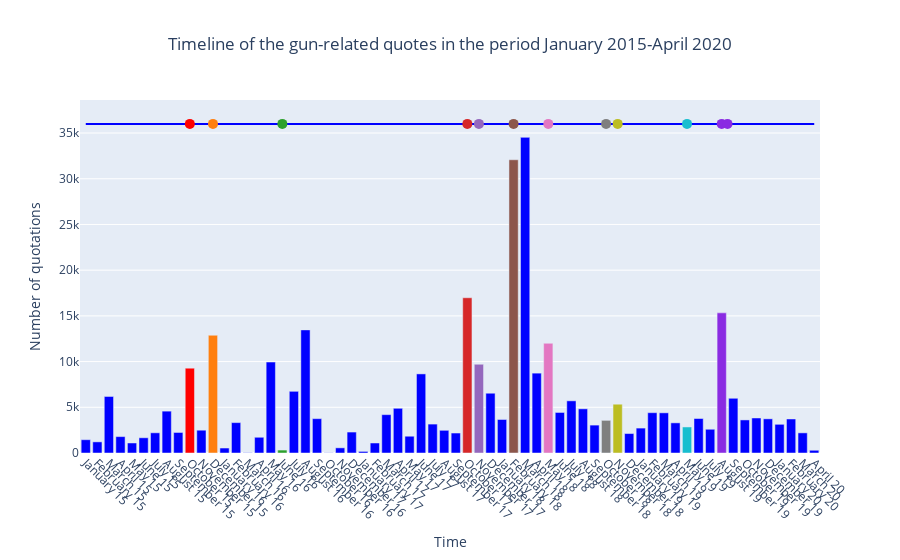

Here is the notebook cell this chart was saved with:
### Code cell
# Interractive figure for the website

fig = go.Figure()

colors = ['blue',] * 64  # 'rgb(31, 119, 180)'
colors[9] = 'red'
colors[11] = 'rgb(255, 127, 14)'
colors[17] = 'rgb(44, 160, 44)'
colors[33] = 'rgb(214, 39, 40)'
colors[34] = 'rgb(148, 103, 189)'
colors[37] = 'rgb(140, 86, 75)'
colors[40] = 'rgb(227, 119, 194)'
colors[45] = 'rgb(127, 127, 127)'
colors[46] = 'rgb(188, 189, 34)'
colors[52] = 'rgb(23, 190, 207)'
colors[55] = '#8a2be2'  #'#800080'     #'crimson'
colors2 = [colors[9], colors[11], colors[17], colors[33], colors[34], colors[37], colors[40], colors[45], colors[46], colors[52], colors[55], colors[55]]
labels = ['January 15', 'February 15', 'March 15', 'April 15', 'May 15', 'June 15', 'July 15', 'August 15', 'September 15', 'October 15', 'November 15', 'December 15', 'January 16', 'February 16', 'March 16', 'April 16', 'May 16', 'June 16', 'July 16', 'August 16', 'September 16', 'October 16', 'November 16', 'December 16', 'January 17', 'February 17', 'March 17', 'April 17', 'May 17', 'June 17', 'July 17', 'August 17', 'September 17', 'October 17', 'November 17', 'December 17', 'January 18', 'February 18', 'March 18', 'April 18', 'May 18', 'June 18', 'July 18', 'August 18', 'September 18', 'October 18', 'November 18', 'December 18', 'January 19', 'February 19', 'March 19', 'April 19', 'May 19', 'June 19', 'July 19', 'August 19', 'September 19', 'October 19', 'November 19', 'December 19', 'January 20', 'February 20', 'March 20', 'April 20']
# labels = ['January 15', '', 'March 15', '', 'May 15', '', 'July 15', '', 'September 15', '', 'November 15', '', 'January 16', '', 'March 16', '', 'May 16', '', 'July 16', '', 'September 16', '', 'November 16', '', 'January 17', '', 'March 17', '', 'May 17', '', 'July 17', '', 'September 17', '', 'November 17', '', 'January 18', '', 'March 18', '', 'May 18', '', 'July 18', '', 'September 18', '', 'November 18', '', 'January 19', '', 'March 19', '', 'May 19', '', 'July 19', '', 'September 19', '', 'November 19', '', 'January 20', '', 'March 20', '']


fig.add_trace(go.Bar(x=np.linspace(1,64,64), y=df.groupby(df['date'].dt.to_period('M')).numOccurrences.sum(),
                     marker_color=colors, name='Timeline'))

fig.update_layout(
    uniformtext=dict(mode='hide'),
    xaxis = dict(
        tickmode = 'array',
        tickvals = np.linspace(1,64,64),
        ticktext = labels
    ),
    title={'text':'Timeline of the gun-related quotes in the period January 2015-April 2020', 'x':0.5, 'xanchor':'center'},
   showlegend=False, 
    )

fig.update_xaxes(title_text='Time', fixedrange=False, tickangle=45)
fig.update_yaxes(title_text='Number of quotations')

dates = [date(2015,10,1), date(2015,12,2), date(2016,6,12), date(2017,10,1), date(2017,11,5), date(2018,2,14), date(2018,5,18), date(2018,10,27), date(2018,11,7), date(2019,5,31), date(2019,8,3), date(2019,8,4)]
labels_events = ['Umpqua Community College shooting', 'San Bernardino attack', 'Orlando nightclub shooting', 'Las Vegas shooting', 'Sutherland Springs church shooting', 'Stoneman Douglas High School shooting', 'Santa Fe High School shooting', 'Pittsburgh synagogue shooting', 'Thousand Oaks shooting', 'Virginia Beach shooting', 'El Paso shooting', 'Dayton shooting']
labels_events = ['{0:%d %b %Y}:\n{1}'.format(d, l) for l, d in zip (labels_events, dates)]

fig.add_trace(go.Scatter(
    x=[1, 64],
    y=[36000, 36000],
    mode="lines",
    marker_color=colors[0]
))

fig.add_trace(go.Scatter(
    x=[10, 12, 18, 34, 35, 38, 41, 46, 47, 53, 56, 56.5],
    y=[36000, 36000, 36000, 36000, 36000, 36000, 36000, 36000, 36000, 36000, 36000, 36000],
    mode="markers",
    marker_color=colors2,
    marker_size=10,
    text=labels_events,
    name="Events",
    textposition="top center"
))

fig.show()
# fig.write_html("timelineyouhouuuu.html")

# Save the plot on Theo's account
# py.plot(fig, filename = 'timeline-style', auto_open=True)

### Figure 1 — Plotly figure (JSON) as saved in the notebook; plotly's stock layout.template omitted (floating-point values rounded to 4 significant figures)
{"data": [{"marker": {"color": ["blue", "blue", "blue", "blue", "blue", "blue", "blue", "blue", "blue", "red", "blue", "rgb(255, 127, 14)", "blue", "blue", "blue", "blue", "blue", "rgb(44, 160, 44)", "blue", "blue", "blue", "blue", "blue", "blue", "blue", "blue", "blue", "blue", "blue", "blue", "blue", "blue", "blue", "rgb(214, 39, 40)", "rgb(148, 103, 189)", "blue", "blue", "rgb(140, 86, 75)", "blue", "blue", "rgb(227, 119, 194)", "blue", "blue", "blue", "blue", "rgb(127, 127, 127)", "rgb(188, 189, 34)", "blue", "blue", "blue", "blue", "blue", "rgb(23, 190, 207)", "blue", "blue", "#8a2be2", "blue", "blue", "blue", "blue", "blue", "blue", "blue", "blue"]}, "name": "Timeline", "type": "bar", "x": [1, 2, 3, 4, 5, 6, 7, 8, 9, 10, 11, 12, 13, 14, 15, 16, 17, 18, 19, 20, 21, 22, 23, 24, 25, 26, 27, 28, 29, 30, 31, 32, 33, 34, 35, 36, 37, 38, 39, 40, 41, 42, 43, 44, 45, 46, 47, 48, 49, 50, 51, 52, 53, 54, 55, 56, 57, 58, 59, 60, 61, 62, 63, 64], "y": [1454, 1217, 6184, 1794, 1097, 1666, 2210, 4579, 2246, 9276, 2494, 12880, 544, 3324, 27, 1721, 9949, 321, 6748, 13468, 3756, 20, 564, 2292, 173, 1094, 4195, 4891, 1834, 8653, 3164, 2482, 2184, 16983, 9709, 6538, 3666, 32078, 34528, 8736, 12002, 4435, 5707, 4833, 3052, 3570, 5337, 2129, 2726, 4410, 4395, 3298, 2848, 3773, 2597, 15330, 5987, 3617, 3832, 3737, 3138, 3723, 2203, 299]}, {"marker": {"color": "blue"}, "mode": "lines", "type": "scatter", "x": [1, 64], "y": [36000, 36000]}, {"marker": {"color": ["red", "rgb(255, 127, 14)", "rgb(44, 160, 44)", "rgb(214, 39, 40)", "rgb(148, 103, 189)", "rgb(140, 86, 75)", "rgb(227, 119, 194)", "rgb(127, 127, 127)", "rgb(188, 189, 34)", "rgb(23, 190, 207)", "#8a2be2", "#8a2be2"], "size": 10}, "mode": "markers", "name": "Events", "text": ["01 Oct 2015:\nUmpqua Community College shooting", "02 Dec 2015:\nSan Bernardino attack", "12 Jun 2016:\nOrlando nightclub shooting", "01 Oct 2017:\nLas Vegas shooting", "05 Nov 2017:\nSutherland Springs church shooting", "14 Feb 2018:\nStoneman Douglas High School shooting", "18 May 2018:\nSanta Fe High School shooting", "27 Oct 2018:\nPittsburgh synagogue shooting", "07 Nov 2018:\nThousand Oaks shooting", "31 May 2019:\nVirginia Beach shooting", "03 Aug 2019:\nEl Paso shooting", "04 Aug 2019:\nDayton shooting"], "textposition": "top center", "type": "scatter", "x": [10, 12, 18, 34, 35, 38, 41, 46, 47, 53, 56, 56.5], "y": [36000, 36000, 36000, 36000, 36000, 36000, 36000, 36000, 36000, 36000, 36000, 36000]}], "layout": {"showlegend": false, "title": {"text": "Timeline of the gun-related quotes in the period January 2015-April 2020", "x": 0.5, "xanchor": "center"}, "uniformtext": {"mode": "hide"}, "xaxis": {"fixedrange": false, "tickangle": 45, "tickmode": "array", "ticktext": ["January 15", "February 15", "March 15", "April 15", "May 15", "June 15", "July 15", "August 15", "September 15", "October 15", "November 15", "December 15", "January 16", "February 16", "March 16", "April 16", "May 16", "June 16", "July 16", "August 16", "September 16", "October 16", "November 16", "December 16", "January 17", "February 17", "March 17", "April 17", "May 17", "June 17", "July 17", "August 17", "September 17", "October 17", "November 17", "December 17", "January 18", "February 18", "March 18", "April 18", "May 18", "June 18", "July 18", "August 18", "September 18", "October 18", "November 18", "December 18", "January 19", "February 19", "March 19", "April 19", "May 19", "June 19", "July 19", "August 19", "September 19", "October 19", "November 19", "December 19", "January 20", "February 20", "March 20", "April 20"], "tickvals": [1, 2, 3, 4, 5, 6, 7, 8, 9, 10, 11, 12, 13, 14, 15, 16, 17, 18, 19, 20, 21, 22, 23, 24, 25, 26, 27, 28, 29, 30, 31, 32, 33, 34, 35, 36, 37, 38, 39, 40, 41, 42, 43, 44, 45, 46, 47, 48, 49, 50, 51, 52, 53, 54, 55, 56, 57, 58, 59, 60, 61, 62, 63, 64], "title": {"text": "Time"}}, "yaxis": {"title": {"text": "Number of quotations"}}}}
